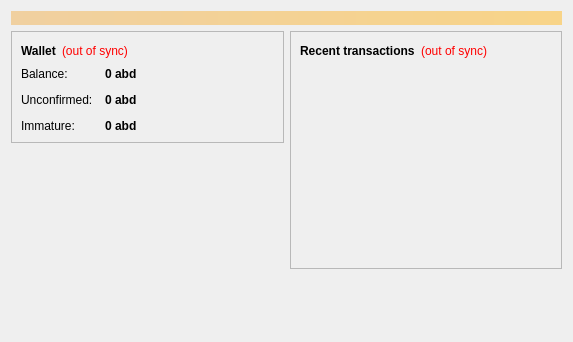
<?xml version="1.0" encoding="UTF-8"?>
<ui version="4.0">
 <class>OverviewPage</class>
 <widget class="QWidget" name="OverviewPage">
  <property name="geometry">
   <rect>
    <x>0</x>
    <y>0</y>
    <width>573</width>
    <height>342</height>
   </rect>
  </property>
  <property name="windowTitle">
   <string>Form</string>
  </property>
  <layout class="QVBoxLayout" name="topLayout">
   <item>
    <widget class="QLabel" name="labelAlerts">
     <property name="visible">
      <bool>false</bool>
     </property>
     <property name="styleSheet">
      <string notr="true">background-color: qlineargradient(x1: 0, y1: 0, x2: 1, y2: 0, stop:0 #F0D0A0, stop:1 #F8D488); color:#000000;</string>
     </property>
     <property name="wordWrap">
      <bool>true</bool>
     </property>
     <property name="margin">
      <number>3</number>
     </property>
    </widget>
   </item>
   <item>
    <layout class="QHBoxLayout" name="horizontalLayout" stretch="1,1">
     <item>
      <layout class="QVBoxLayout" name="verticalLayout_2">
       <item>
        <widget class="QFrame" name="frame">
         <property name="frameShape">
          <enum>QFrame::StyledPanel</enum>
         </property>
         <property name="frameShadow">
          <enum>QFrame::Raised</enum>
         </property>
         <layout class="QVBoxLayout" name="verticalLayout_4">
          <item>
           <layout class="QHBoxLayout" name="horizontalLayout_4">
            <item>
             <widget class="QLabel" name="label_5">
              <property name="font">
               <font>
                <weight>75</weight>
                <bold>true</bold>
               </font>
              </property>
              <property name="text">
               <string>Wallet</string>
              </property>
             </widget>
            </item>
            <item>
             <widget class="QLabel" name="labelWalletStatus">
              <property name="toolTip">
               <string>The displayed information may be out of date. Your wallet automatically synchronizes with the Alablad network after a connection is established, but this process has not completed yet.</string>
              </property>
              <property name="styleSheet">
               <string notr="true">QLabel { color: red; }</string>
              </property>
              <property name="text">
               <string notr="true">(out of sync)</string>
              </property>
              <property name="alignment">
               <set>Qt::AlignLeading|Qt::AlignLeft|Qt::AlignVCenter</set>
              </property>
             </widget>
            </item>
            <item>
             <spacer name="horizontalSpacer_2">
              <property name="orientation">
               <enum>Qt::Horizontal</enum>
              </property>
              <property name="sizeHint" stdset="0">
               <size>
                <width>40</width>
                <height>20</height>
               </size>
              </property>
             </spacer>
            </item>
           </layout>
          </item>
          <item>
           <layout class="QFormLayout" name="formLayout_2">
            <property name="fieldGrowthPolicy">
             <enum>QFormLayout::AllNonFixedFieldsGrow</enum>
            </property>
            <property name="horizontalSpacing">
             <number>12</number>
            </property>
            <property name="verticalSpacing">
             <number>12</number>
            </property>
            <item row="0" column="0">
             <widget class="QLabel" name="label">
              <property name="text">
               <string>Balance:</string>
              </property>
             </widget>
            </item>
            <item row="0" column="1">
             <widget class="QLabel" name="labelBalance">
              <property name="font">
               <font>
                <weight>75</weight>
                <bold>true</bold>
               </font>
              </property>
              <property name="cursor">
               <cursorShape>IBeamCursor</cursorShape>
              </property>
              <property name="toolTip">
               <string>Your current balance</string>
              </property>
              <property name="text">
               <string notr="true">0 abd</string>
              </property>
              <property name="textInteractionFlags">
               <set>Qt::LinksAccessibleByMouse|Qt::TextSelectableByKeyboard|Qt::TextSelectableByMouse</set>
              </property>
             </widget>
            </item>
            <item row="1" column="0">
             <widget class="QLabel" name="label_3">
              <property name="text">
               <string>Unconfirmed:</string>
              </property>
             </widget>
            </item>
            <item row="1" column="1">
             <widget class="QLabel" name="labelUnconfirmed">
              <property name="font">
               <font>
                <weight>75</weight>
                <bold>true</bold>
               </font>
              </property>
              <property name="cursor">
               <cursorShape>IBeamCursor</cursorShape>
              </property>
              <property name="toolTip">
               <string>Total of transactions that have yet to be confirmed, and do not yet count toward the current balance</string>
              </property>
              <property name="text">
               <string notr="true">0 abd</string>
              </property>
              <property name="textInteractionFlags">
               <set>Qt::LinksAccessibleByMouse|Qt::TextSelectableByKeyboard|Qt::TextSelectableByMouse</set>
              </property>
             </widget>
            </item>
            <item row="2" column="0">
             <widget class="QLabel" name="labelImmatureText">
              <property name="text">
               <string>Immature:</string>
              </property>
             </widget>
            </item>
            <item row="2" column="1">
             <widget class="QLabel" name="labelImmature">
              <property name="font">
               <font>
                <weight>75</weight>
                <bold>true</bold>
               </font>
              </property>
              <property name="toolTip">
               <string>Mined balance that has not yet matured</string>
              </property>
              <property name="text">
               <string notr="true">0 abd</string>
              </property>
              <property name="textInteractionFlags">
               <set>Qt::LinksAccessibleByMouse|Qt::TextSelectableByKeyboard|Qt::TextSelectableByMouse</set>
              </property>
             </widget>
            </item>
           </layout>
          </item>
         </layout>
        </widget>
       </item>
       <item>
        <spacer name="verticalSpacer">
         <property name="orientation">
          <enum>Qt::Vertical</enum>
         </property>
         <property name="sizeHint" stdset="0">
          <size>
           <width>20</width>
           <height>40</height>
          </size>
         </property>
        </spacer>
       </item>
      </layout>
     </item>
     <item>
      <layout class="QVBoxLayout" name="verticalLayout_3">
       <item>
        <widget class="QFrame" name="frame_2">
         <property name="frameShape">
          <enum>QFrame::StyledPanel</enum>
         </property>
         <property name="frameShadow">
          <enum>QFrame::Raised</enum>
         </property>
         <layout class="QVBoxLayout" name="verticalLayout">
          <item>
           <layout class="QHBoxLayout" name="horizontalLayout_2">
            <item>
             <widget class="QLabel" name="label_4">
              <property name="text">
               <string>&lt;b&gt;Recent transactions&lt;/b&gt;</string>
              </property>
             </widget>
            </item>
            <item>
             <widget class="QLabel" name="labelTransactionsStatus">
              <property name="toolTip">
               <string>The displayed information may be out of date. Your wallet automatically synchronizes with the Alablad network after a connection is established, but this process has not completed yet.</string>
              </property>
              <property name="styleSheet">
               <string notr="true">QLabel { color: red; }</string>
              </property>
              <property name="text">
               <string notr="true">(out of sync)</string>
              </property>
              <property name="alignment">
               <set>Qt::AlignRight|Qt::AlignTrailing|Qt::AlignVCenter</set>
              </property>
             </widget>
            </item>
            <item>
             <spacer name="horizontalSpacer">
              <property name="orientation">
               <enum>Qt::Horizontal</enum>
              </property>
              <property name="sizeHint" stdset="0">
               <size>
                <width>40</width>
                <height>20</height>
               </size>
              </property>
             </spacer>
            </item>
           </layout>
          </item>
          <item>
           <widget class="QListView" name="listTransactions">
            <property name="styleSheet">
             <string notr="true">QListView { background: transparent; }</string>
            </property>
            <property name="frameShape">
             <enum>QFrame::NoFrame</enum>
            </property>
            <property name="verticalScrollBarPolicy">
             <enum>Qt::ScrollBarAlwaysOff</enum>
            </property>
            <property name="horizontalScrollBarPolicy">
             <enum>Qt::ScrollBarAlwaysOff</enum>
            </property>
            <property name="selectionMode">
             <enum>QAbstractItemView::NoSelection</enum>
            </property>
           </widget>
          </item>
         </layout>
        </widget>
       </item>
       <item>
        <spacer name="verticalSpacer_2">
         <property name="orientation">
          <enum>Qt::Vertical</enum>
         </property>
         <property name="sizeHint" stdset="0">
          <size>
           <width>20</width>
           <height>40</height>
          </size>
         </property>
        </spacer>
       </item>
      </layout>
     </item>
    </layout>
   </item>
  </layout>
 </widget>
 <resources/>
 <connections/>
</ui>
